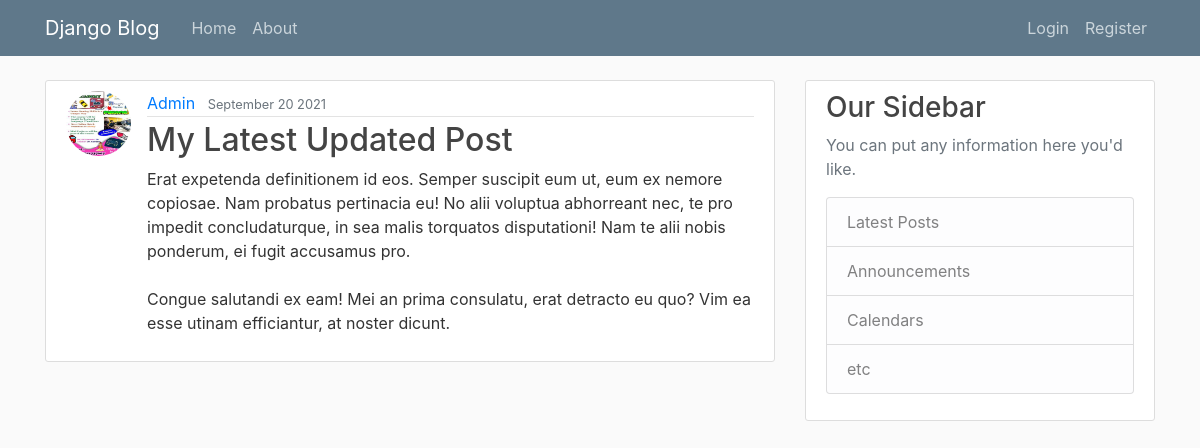
The page /post/29 on the database its author committed.
### blogapp/models.py (models this page shows, shortened)
class Posts(models.Model):
    title = models.CharField(max_length=70)
    content = models.TextField()
    date_posted = models.DateTimeField(default=timezone.now)
    author = models.ForeignKey(User , on_delete=models.CASCADE)

### users/models.py (models this page shows, shortened)
class Profile(models.Model):
    user = models.OneToOneField(User,on_delete=models.CASCADE)
    image = models.ImageField(default = 'default.jpg' , upload_to='profile_pics')

### blogapp/views.py (the view)
# urls.py: path('post/<int:pk>',PostDetailView.as_view(),name='post-detail'),
class PostDetailView(DetailView):
    model = Posts
    template_name = 'blogapp/post_detail.html'

### blogapp/templates/blogapp/post_detail.html (shortened to what this page needs)
{% extends 'blogapp/base.html' %}
{% block content%}
        <article class="media content-section">
        <img class="rounded-circle article-img" src="{{ object.author.profile.image.url }}">
            <div class="media-body">
                <div class="article-metadata">
                <a class="mr-2" href="{% url 'user-posts' object.author.username %}">{{ object.author }}</a>
                <small class="text-muted">{{ object.date_posted|date:"F d Y" }}</small>
                </div>
                <h2 class="article-title" >{{ object.title }}</h2>
                <p class="article-content">{{ object.content }}</p>
            </div>
        </article>
{% endblock %}

### blogapp/templates/blogapp/base.html (shortened to what this page needs)
{% load static %}
<!DOCTYPE html>
    <html>
        <head>
    <link rel="stylesheet" href="https://maxcdn.bootstrapcdn.com/bootstrap/4.0.0/css/bootstrap.min.css">
        </head>
        <link rel="stylesheet" type="text/css" href="{% static 'blogapp/main.css' %}"
<body>
    <header class="site-header">
    <nav class="navbar navbar-expand-md navbar-dark bg-steel fixed-top">
        <div class="container">
        <a class="navbar-brand mr-4" href="{% url 'blogapp-home' %}">Django Blog</a>
        <div class="collapse navbar-collapse" id="navbarToggle">
            <div class="navbar-nav mr-auto">
            <a class="nav-item nav-link" href="{% url 'blogapp-home' %}">Home</a>
            <a class="nav-item nav-link" href="{% url 'blogapp-about' %}">About</a>
            </div>
            <div class="navbar-nav">
                {% if user.is_authenticated %}
                    <a class="nav-item nav-link" href="{% url 'post-create' %}">New Post</a>
                    <a class="nav-item nav-link" href="{% url 'profile' %}">Profile</a>
                    <a class="nav-item nav-link" href="{% url 'logout' %}">Logout</a>
                {% else %}
                    <a class="nav-item nav-link" href="{% url 'login' %}">Login</a>
                    <a class="nav-item nav-link" href="{% url 'register' %}">Register</a>
                {% endif %}
            </div>
        </div>
        </div>
    </nav>
    </header>
    <main role="main" class="container">
    <div class="row">
        <div class="col-md-8">
        {% block content %}{% endblock %}
        </div>
        <div class="col-md-4">
        <div class="content-section">
            <h3>Our Sidebar</h3>
            <p class='text-muted'>You can put any information here you'd like.
            <ul class="list-group">
                <li class="list-group-item list-group-item-light">Latest Posts</li>
                <li class="list-group-item list-group-item-light">Announcements</li>
                <li class="list-group-item list-group-item-light">Calendars</li>
                <li class="list-group-item list-group-item-light">etc</li>
            </ul>
            </p>
        </div>
        </div>
    </div>
    </main>
</body>
</html>

### blogapp/static/blogapp/main.css (style rules this page uses)
h1, h2, h3, h4, h5, h6 { color: #444444; }
ul { margin: 0; }
.bg-steel { background-color: #5f788a; }
.site-header .navbar-nav .nav-link { color: #cbd5db; }
.content-section { background: #ffffff; padding: 10px 20px; border: 1px solid #dddddd; border-radius: 3px; margin-bottom: 20px; }
.article-title { color: #444444; }
.article-content { white-space: pre-line; }
.article-img { height: 65px; width: 65px; margin-right: 16px; }
.article-metadata { padding-bottom: 1px; margin-bottom: 4px; border-bottom: 1px solid #e3e3e3 }

### rows shown on the page
Posts: author.profile.image (picture), author "Admin", date_posted "September 20 2021", title "My Latest Updated Post", content "Erat expetenda definitionem id eos. Semper suscipit eum ut, eum ex nemore copiosae. Nam probatus pertinacia eu! No alii voluptua abhorreant nec, te pro impedit concludaturque, in sea malis torquatos disputationi! Nam te alii nobis ponderum, ei fugit accusamus pro. Congue salutandi ex eam! Mei an prima consulatu, erat detracto eu quo? Vim ea esse utinam efficiantur, at noster dicunt."
